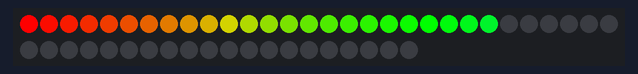
A sketch run on a simulated Arduino Uno, built with avr-gcc and run on an emulated ATmega328P. Shown: 50 RGB LEDs in strip order, left to right, continuing on the next row. The strip is taken to match the declared colour order.

Above: at 0.16 s.
At 4.71 s:
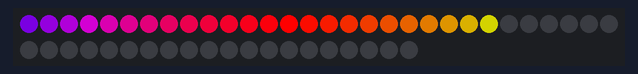
At 10.12 s:
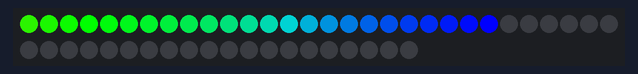
At 20.09 s:
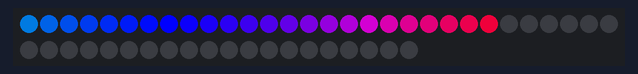
At 30.36 s:
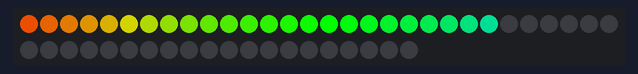
At 39.71 s:
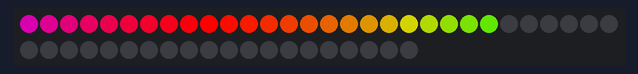

The sketch:

Arc_en_ciel.ino
```cpp
#include <Adafruit_NeoPixel.h>

class Strip
{
public:
  uint8_t   effect;
  uint8_t   effects;
  uint16_t  effStep;
  unsigned long effStart;
  Adafruit_NeoPixel strip;
  Strip(uint16_t leds, uint8_t pin, uint8_t toteffects, uint16_t striptype) : strip(leds, pin, striptype) {
    effect = -1;
    effects = toteffects;
    Reset();
  }
  void Reset(){
    effStep = 0;
    effect = (effect + 1) % effects;
    effStart = millis();
  }
};

struct Loop
{
  uint8_t currentChild;
  uint8_t childs;
  bool timeBased;
  uint16_t cycles;
  uint16_t currentTime;
  Loop(uint8_t totchilds, bool timebased, uint16_t tottime) {currentTime=0;currentChild=0;childs=totchilds;timeBased=timebased;cycles=tottime;}
};

Strip strip_0(50, 3, 24, NEO_RGB + NEO_KHZ800);
struct Loop strip0loop0(1, false, 1);

//[GLOBAL_VARIABLES]

void setup() {

  //Your setup here:

  strip_0.strip.begin();
}

void loop() {

  //Your code here:

  strips_loop();
}

void strips_loop() {
  if(strip0_loop0() & 0x01)
    strip_0.strip.show();
}

uint8_t strip0_loop0() {
  uint8_t ret = 0x00;
  switch(strip0loop0.currentChild) {
    case 0:
           ret = strip0_loop0_eff0();break;
  }
  if(ret & 0x02) {
    ret &= 0xfd;
    if(strip0loop0.currentChild + 1 >= strip0loop0.childs) {
      strip0loop0.currentChild = 0;
      if(++strip0loop0.currentTime >= strip0loop0.cycles) {strip0loop0.currentTime = 0; ret |= 0x02;}
    }
    else {
      strip0loop0.currentChild++;
    }
  };
  return ret;
}

uint8_t strip0_loop0_eff0() {
    // Strip ID: 0 - Effect: Rainbow - LEDS: 24
    // Steps: 60 - Delay: 20
    // Colors: 3 (255.0.0, 0.255.0, 0.0.255)
    // Options: rainbowlen=60, toLeft=true,
  if(millis() - strip_0.effStart < 20 * (strip_0.effStep)) return 0x00;
  float factor1, factor2;
  uint16_t ind;
  for(uint16_t j=0;j<24;j++) {
    ind = strip_0.effStep + j * 1;
    switch((int)((ind % 60) / 20)) {
      case 0: factor1 = 1.0 - ((float)(ind % 60 - 0 * 20) / 20);
              factor2 = (float)((int)(ind - 0) % 60) / 20;
              strip_0.strip.setPixelColor(j, 255 * factor1 + 0 * factor2, 0 * factor1 + 255 * factor2, 0 * factor1 + 0 * factor2);
              break;
      case 1: factor1 = 1.0 - ((float)(ind % 60 - 1 * 20) / 20);
              factor2 = (float)((int)(ind - 20) % 60) / 20;
              strip_0.strip.setPixelColor(j, 0 * factor1 + 0 * factor2, 255 * factor1 + 0 * factor2, 0 * factor1 + 255 * factor2);
              break;
      case 2: factor1 = 1.0 - ((float)(ind % 60 - 2 * 20) / 20);
              factor2 = (float)((int)(ind - 40) % 60) / 20;
              strip_0.strip.setPixelColor(j, 0 * factor1 + 255 * factor2, 0 * factor1 + 0 * factor2, 255 * factor1 + 0 * factor2);
              break;
    }
  }
  if(strip_0.effStep >= 60) {strip_0.Reset(); return 0x03; }
  else strip_0.effStep++;
  return 0x01;
}
```
